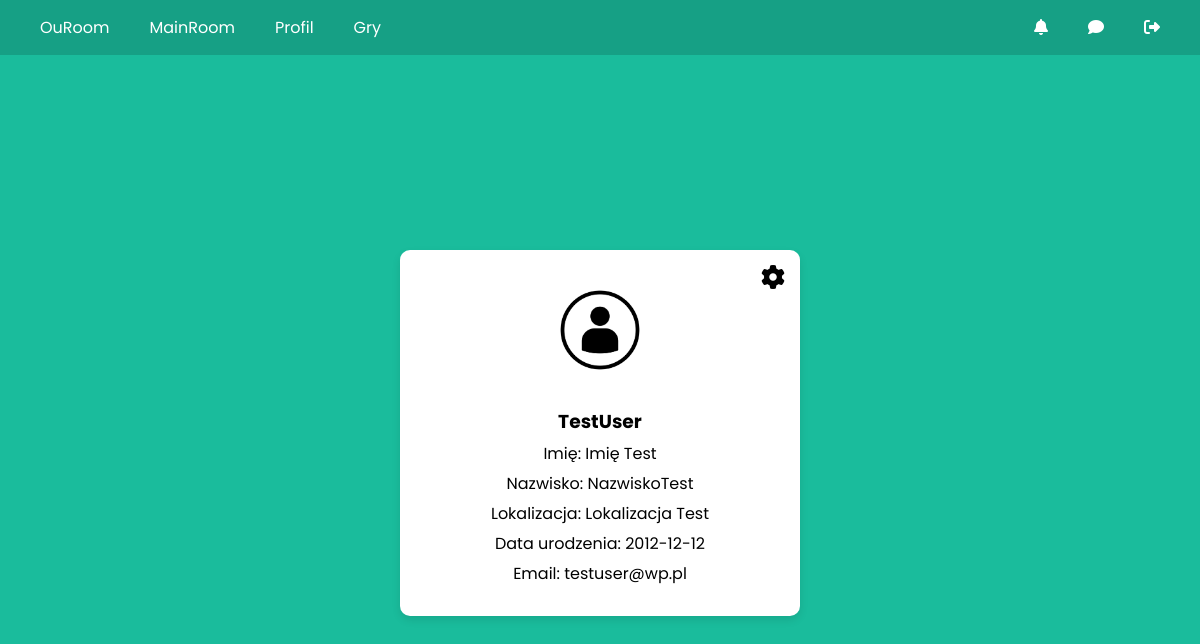
The app's page /profile/ (signed in), older data.
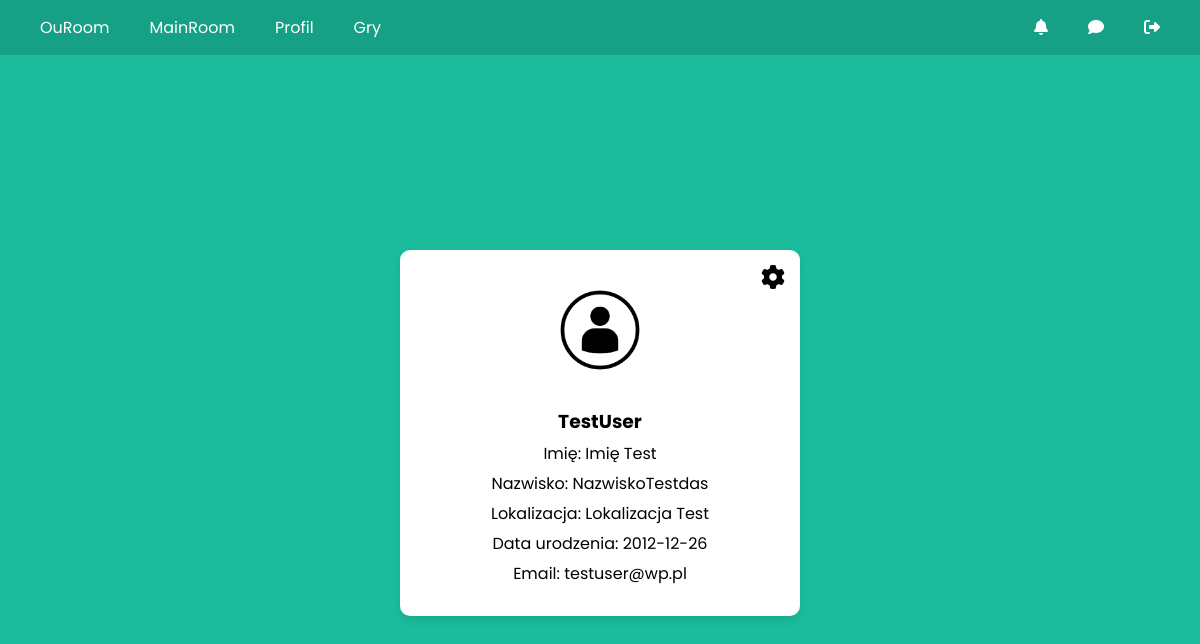
The same page, newer data.
### accounts/models.py (models this page shows, shortened)
class Profile(models.Model):
    user = models.OneToOneField(settings.AUTH_USER_MODEL, on_delete=models.CASCADE)
    image = models.ImageField(default='userdef.jpg', upload_to='profile_pics')
    location = models.CharField(max_length=30, blank=True)
    birth_date = models.DateField(null=True, blank=True)

class CustomUser(AbstractUser):
    email = models.EmailField(blank=False, null=False,unique=True)

### accounts/views.py (the view)
# urls.py: path('profile/', views.profile_view, name='profile'),
@login_required
def profile_view(request):
    show_settings = False
    if request.method == "POST":
        u_form = UserUpdateForm(request.POST, instance=request.user) # instance mówi formularzowi, że ma on operować na istniejącej instancji modelu
        p_form = ProfileUpdateForm(request.POST, request.FILES, instance=request.user.profile) # instance mowi formularzowi ze ma operować na modelu profile
        ch_form = SetPasswordForm(request.user, request.POST)
        new_password1 = request.POST.get('new_password1')
        new_password2 = request.POST.get('new_password2')
        if request.POST['action'] == 'update_profile':
            if u_form.is_valid() and p_form.is_valid():
                u_form.save()
                p_form.save()
                messages.success(request, f'Twoje konto zostało zaktualizowane!')
                return redirect('profile')
        if request.POST['action'] == 'update_password':
            if ch_form.is_valid():
                ch_form.save()
                messages.success(request, f'Twoje hasło zostało zmienione!')
                update_session_auth_hash(request, request.user)
                return redirect('profile')
            elif new_password1 != new_password2:
                messages.error(request, "Podane hasła różnią się od siebie!")
                show_settings = True
    else:
        u_form = UserUpdateForm(instance=request.user)
        p_form = ProfileUpdateForm(instance=request.user.profile)
        ch_form = SetPasswordForm(request.user)
    user_profile, created = Profile.objects.get_or_create(user=request.user) #  # Created or download user profile
    context = {
        'u_form': u_form,
        'p_form': p_form,
        'profile': user_profile,
        'ch_form': ch_form,
        'show_settings': show_settings
    }
    return render(request, 'rooms/profile.html', context)

### rooms/templates/rooms/profile.html (shortened to what this page needs)
{% extends "rooms/mainroom.html" %}
{% block content %}
    <div class="profile-container">
      <i class="fa-solid fa-gear settings-icon"></i>
      <div class="profile-image">
        <img src="{{ profile.image.url }}" alt="Profilowe zdjęcie użytkownika">
      </div>
      <div class="profile-info">
        <h3>{{ profile.user.username }}</h3>
        {% if profile.user.first_name  %}
        <p>Imię: {{ profile.user.first_name}}</p>
        {% endif %}
        {% if profile.user.last_name %}
        <p>Nazwisko: {{ profile.user.last_name}}</p>
        {% endif %}
        {% if profile.location %}
        <p>Lokalizacja: {{ profile.location }}</p>
        {% endif %}
        {% if profile.birth_date %}
        <p>Data urodzenia: {{ profile.birth_date|date:"Y-m-d" }}</p>
        {% endif %}
        <p>Email: {{ profile.user.email }}</p>
      </div>
    </div>
{% endblock content %}

Row changes from the older to the newer data that the page shows:
changed Profile "Lokalizacja Test": user.last_name "NazwiskoTest" → "NazwiskoTestdas"; birth_date "2012-12-12" → "2012-12-26"
